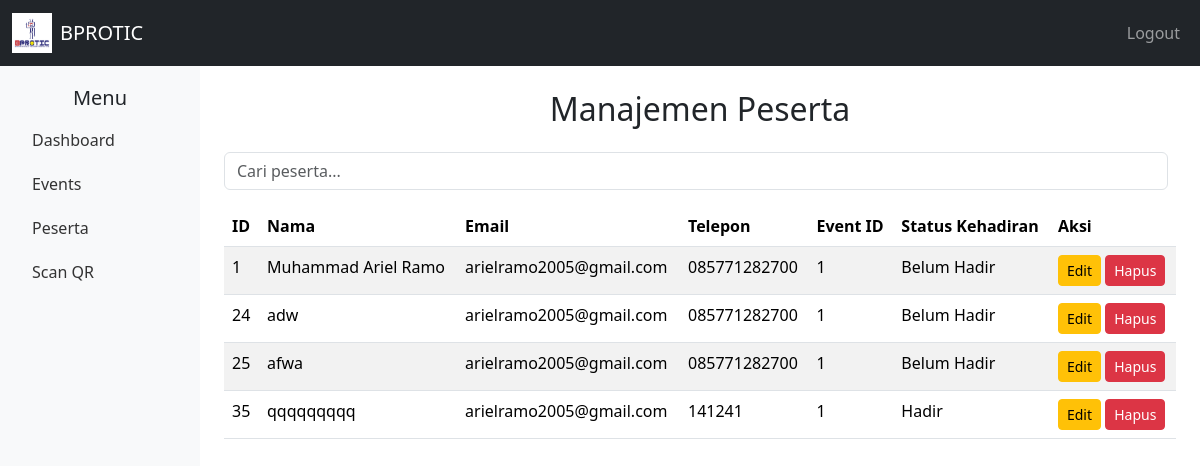
/admin/peserta.php (signed in), run on the app's committed database.
### tables this page shows
CREATE TABLE `registrations` (
  `id` int NOT NULL,
  `event_id` int DEFAULT NULL,
  `name` varchar(100) NOT NULL,
  `email` varchar(100) NOT NULL,
  `phone` varchar(20) DEFAULT NULL,
  `attendance_status` enum('Belum Hadir','Hadir') DEFAULT 'Belum Hadir'
);

### admin/peserta.php (the view, shortened to what this page needs)
<?php
include '../includes/header.php';
include '../includes/config.php';
$search = $_GET['search'] ?? '';
$query = "SELECT * FROM registrations WHERE name LIKE ?";
$stmt = $pdo->prepare($query);
$stmt->execute(['%' . $search . '%']);
$participants = $stmt->fetchAll();
?>
<div class="container-fluid">
    <h2 class="text-center mb-4">Manajemen Peserta</h2>
    <div class="d-flex justify-content-between mb-3">
        <form method="GET" class="d-flex" style="flex-grow: 1;">
            <input type="text" name="search" class="form-control me-2" placeholder="Cari peserta..." value="<?= htmlspecialchars($search) ?>">
        </form>
    </div>
    <table class="table table-striped">
        <thead>
            <tr>
                <th>ID</th>
                <th>Nama</th>
                <th>Email</th>
                <th>Telepon</th>
                <th>Event ID</th>
                <th>Status Kehadiran</th>
                <th>Aksi</th>
            </tr>
        </thead>
        <tbody>
            <?php foreach ($participants as $participant): ?>
            <tr>
                <td><?= $participant['id'] ?></td>
                <td><?= htmlspecialchars($participant['name']) ?></td>
                <td><?= htmlspecialchars($participant['email']) ?></td>
                <td><?= htmlspecialchars($participant['phone']) ?></td>
                <td><?= htmlspecialchars($participant['event_id']) ?></td>
                <td><?= htmlspecialchars($participant['attendance_status']) ?></td>
                <td>
                    <button
                        class="btn btn-sm btn-warning editButton"
                        data-bs-toggle="modal"
                        data-bs-target="#editPesertaModal"
                        data-id="<?= $participant['id'] ?>"
                        data-name="<?= htmlspecialchars($participant['name']) ?>"
                        data-email="<?= htmlspecialchars($participant['email']) ?>"
                        data-phone="<?= htmlspecialchars($participant['phone']) ?>"
                        data-event_id="<?= $participant['event_id'] ?>">
                        Edit
                    </button>
                    <a href="peserta.php?delete_id=<?= $participant['id'] ?>" class="btn btn-sm btn-danger" onclick="return confirm('Hapus peserta ini?')">Hapus</a>
                </td>
            </tr>
            <?php endforeach; ?>
        </tbody>
    </table>
</div>
<?php include '../includes/footer.php'; ?>

### includes/header.php (shortened to what this page needs)
<!DOCTYPE html>
<html lang="en">
<head>
    <link href="https://cdn.jsdelivr.net/npm/bootstrap@5.3.3/dist/css/bootstrap.min.css" rel="stylesheet">
</head>
<body>
    <nav class="navbar navbar-expand-lg navbar-dark bg-dark">
        <div class="container-fluid">
            <a class="navbar-brand d-flex align-items-center" href="../index.php">
                <img src="../assets/images/logo-bprotic.png" alt="Logo" width="40" height="40" class="me-2">
                <span>BPROTIC</span>
            </a>
            <div class="collapse navbar-collapse" id="navbarNav">
                <ul class="navbar-nav ms-auto">
                    <li class="nav-item">
                        <a class="nav-link" href="../logout.php">Logout</a>
                    </li>
                </ul>
            </div>
        </div>
    </nav>
    <div class="container-fluid">
        <div class="row">
            <div class="col-md-3 col-lg-2 sidebar">
                <h5 class="text-center">Menu</h5>
                <a href="../pages/dashboard.php">Dashboard</a>
                <a href="../pages/events.php">Events</a>
                <a href="../pages/peserta.php">Peserta</a>
                <a href="../pages/scan_qr.php">Scan QR</a>
            </div>
            <div class="col-md-9 col-lg-10 pt-4">

### includes/footer.php (shortened to what this page needs)
</div>
        </div>
    </div>
</body>
</html>

### includes/header.php (style rules this page uses)
.sidebar { min-height: 100vh; background-color: #f8f9fa; padding-top: 20px; }
.sidebar a { font-size: 16px; color: #333; padding: 10px 20px; display: block; text-decoration: none; }

### data on the page
registrations: id "1", name "Muhammad Ariel Ramo", email "arielramo2005@gmail.com", phone "085771282700", event "1", attendance_status "Belum Hadir"
registrations: id "24", name "adw", email "arielramo2005@gmail.com", phone "085771282700", event "1", attendance_status "Belum Hadir"
registrations: id "25", name "afwa", email "arielramo2005@gmail.com", phone "085771282700", event "1", attendance_status "Belum Hadir"
registrations: id "35", name "qqqqqqqqq", email "arielramo2005@gmail.com", phone "141241", event "1", attendance_status "Hadir"
